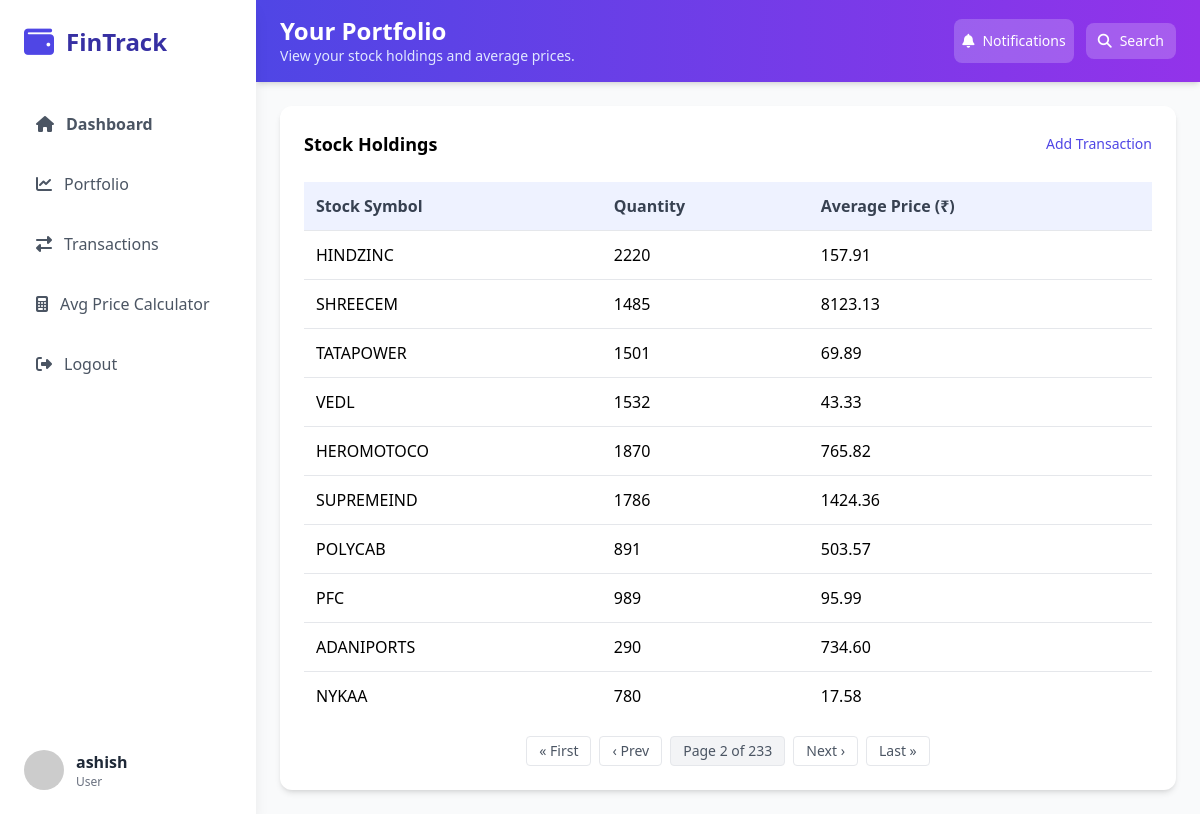
Page /portfolio/?page=2 (signed in) on the committed database.
### stocks/models.py (models this page shows, shortened)
class StockTransaction(models.Model):
    TRANSACTION_TYPES = (
        ("BUY", "Buy"),
        ("SELL", "Sell"),
    )
    user = models.ForeignKey(User, on_delete=models.CASCADE)
    stock_symbol = models.CharField(max_length=10)
    transaction_type = models.CharField(max_length=4, choices=TRANSACTION_TYPES)
    quantity = models.PositiveIntegerField()
    price_per_share = models.DecimalField(max_digits=10, decimal_places=2)
    transaction_date = models.DateTimeField(auto_now_add=True)

### stocks/views.py (the view)
# urls.py: path("portfolio/", views.portfolio, name="portfolio"),
@login_required
def portfolio(request):
    transactions = StockTransaction.objects.filter(user=request.user)
    portfolio = {}
    for trans in transactions:
        symbol = trans.stock_symbol
        if symbol not in portfolio:
            portfolio[symbol] = {"quantity": 0, "total_cost": Decimal("0.00")}
        if trans.transaction_type == "BUY":
            portfolio[symbol]["quantity"] += trans.quantity
            portfolio[symbol]["total_cost"] += trans.quantity * trans.price_per_share
        else:  # SELL
            portfolio[symbol]["quantity"] -= trans.quantity
            portfolio[symbol]["total_cost"] -= trans.quantity * trans.price_per_share
    for symbol, data in portfolio.items():
        if data["quantity"] > 0:
            data["avg_price"] = data["total_cost"] / data["quantity"]
        else:
            data["avg_price"] = Decimal("0.00")
            data["quantity"] = 0
    portfolio = {k: v for k, v in portfolio.items() if v["quantity"] > 0}
    portfolio_list = [
        {"symbol": symbol, **details} for symbol, details in portfolio.items()
    ]
    paginator = Paginator(portfolio_list, 10)
    page_number = request.GET.get("page")
    page_obj = paginator.get_page(page_number)
    return render(request, "portfolio.html", {"page_obj": page_obj})

### stocks/templates/portfolio.html (shortened to what this page needs)
{% extends 'base.html' %}
{% block header_title %}Your Portfolio{% endblock %}
{% block header_subtitle %}View your stock holdings and average prices.{% endblock %}
{% block content %}
<div class="bg-white rounded-xl shadow-md p-6">
    {% if page_obj %}
    <div class="flex justify-between items-center mb-6">
        <h3 class="font-bold text-lg">Stock Holdings</h3>
        <a href="{% url 'add_transaction' %}" class="text-indigo-600 hover:text-indigo-800 text-sm font-medium">Add Transaction</a>
    </div>
    <div class="overflow-x-auto">
        <table class="w-full">
            <thead>
                <tr class="bg-indigo-50 text-gray-700">
                    <th class="p-3 text-left">Stock Symbol</th>
                    <th class="p-3 text-left">Quantity</th>
                    <th class="p-3 text-left">Average Price (₹)</th>
                </tr>
            </thead>
            <tbody>
                {% for item in page_obj %}
                <tr class="border-t hover:bg-gray-50 transition-colors">
                    <td class="p-3">{{ item.symbol }}</td>
                    <td class="p-3">{{ item.quantity }}</td>
                    <td class="p-3">{{ item.avg_price|floatformat:2 }}</td>
                </tr>
                {% endfor %}
            </tbody>
        </table>
    </div>
    <div class="mt-4 flex justify-center items-center space-x-2 text-sm text-gray-600">
        {% if page_obj.has_previous %}
            <a href="?page=1" class="px-3 py-1 border rounded hover:bg-gray-100">« First</a>
            <a href="?page={{ page_obj.previous_page_number }}" class="px-3 py-1 border rounded hover:bg-gray-100">‹ Prev</a>
        {% endif %}
        <span class="px-3 py-1 border rounded bg-gray-100">
            Page {{ page_obj.number }} of {{ page_obj.paginator.num_pages }}
        </span>
        {% if page_obj.has_next %}
            <a href="?page={{ page_obj.next_page_number }}" class="px-3 py-1 border rounded hover:bg-gray-100">Next ›</a>
            <a href="?page={{ page_obj.paginator.num_pages }}" class="px-3 py-1 border rounded hover:bg-gray-100">Last »</a>
        {% endif %}
    </div>
    {% else %}
    <p class="text-gray-600">No stocks in your portfolio.</p>
    <a href="{% url 'add_transaction' %}" class="mt-4 inline-block bg-indigo-600 text-white px-4 py-3 rounded-lg hover:bg-indigo-700">Add Transaction</a>
    {% endif %}
</div>
{% endblock %}

### stocks/templates/base.html (shortened to what this page needs)
{% load static %}
<!DOCTYPE html>
<html lang="en">
<head>
    <script src="https://cdn.tailwindcss.com"></script>
    <link rel="stylesheet" href="https://cdnjs.cloudflare.com/ajax/libs/font-awesome/6.4.0/css/all.min.css">
    <link rel="stylesheet" href="{% static 'css/styles.css' %}">
</head>
<body class="bg-gray-50 font-sans">
    <div id="sidebar" class="sidebar fixed h-screen w-64 bg-white shadow-lg z-40 md:block">
        <div class="p-6">
            <div class="flex items-center mb-10">
                <i class="fas fa-wallet text-indigo-600 text-3xl mr-3"></i>
                <h1 class="text-2xl font-bold text-indigo-800">FinTrack</h1>
            </div>
            <nav>
                <ul class="space-y-3">
                    {% for link in request.sidebar_nav_links %}
                    <li>
                        <a href="{{ link.url }}" class="flex items-center p-3 rounded-lg {% if link.is_active %}bg-indigo-50 text-indigo-600{% else %}text-gray-600 hover:bg-indigo-50 hover:text-indigo-600{% endif %} {% if link.font_semibold %}font-semibold{% endif %}">
                            <i class="fas {{ link.icon }} mr-3"></i>
                            {{ link.name }}
                        </a>
                    </li>
                    {% endfor %}
                </ul>
            </nav>
        </div>
        {% if request.sidebar_user %}
        <div class="absolute bottom-0 w-full p-6">
            <div class="flex items-center">
                <img src="https://randomuser.me/api/portraits/women/44.jpg" class="w-10 h-10 rounded-full mr-3" alt="User">
                <div>
                    <p class="font-semibold text-gray-800">{{ request.sidebar_user.username }}</p>
                    <p class="text-xs text-gray-500">{{ request.sidebar_user.is_staff|yesno:"Admin,User" }}
                </div>
            </div>
        </div>
        {% endif %}
    </div>
    <div class="md:ml-64 min-h-screen main-content">
        <header class="bg-gradient-to-r from-indigo-600 to-purple-600 text-white px-6 py-4 shadow-md">
            <div class="flex flex-col md:flex-row justify-between items-start md:items-center gap-4">
                <div>
                    <h2 class="text-2xl font-bold leading-tight">{% block header_title %}Dashboard{% endblock %}</h2>
                    <p class="text-indigo-100 text-sm">{% block header_subtitle %}Welcome back! Here's your financial overview.{% endblock %}</p>
                </div>
                <div class="flex items-center gap-3">
                    <button class="flex items-center gap-2 px-2 py-3 bg-white bg-white/20 hover:bg-white/30 hover:bg-blue-700 rounded-lg transition text-sm">
                        <i class="fas fa-bell"></i>
                        <span class="hidden md:inline">Notifications</span>
                    </button>
                    <button class="flex items-center gap-2 px-3 py-2 bg-white/20 hover:bg-white/30 hover:bg-blue-600 rounded-lg transition text-sm">
                        <i class="fas fa-search"></i>
                        <span class="hidden md:inline">Search</span>
                    </button>
                </div>
            </div>
        </header>
        <div class="p-6">
            {% block content %}
            {% endblock %}
        </div>
    </div>
</body>
</html>

### stocks/static/css/styles.css (style rules this page uses)
body { font-family: Arial, sans-serif; }
.sidebar { transition: all 0.3s ease; }
button { transition: background-color 0.3s, transform 0.3s; }

### rows in the picture
StockTransaction: symbol "HINDZINC"
StockTransaction: symbol "SHREECEM"
StockTransaction: symbol "TATAPOWER"
StockTransaction: symbol "VEDL"
StockTransaction: symbol "HEROMOTOCO"
StockTransaction: symbol "SUPREMEIND"
StockTransaction: symbol "POLYCAB"
StockTransaction: symbol "PFC"
StockTransaction: symbol "ADANIPORTS"
StockTransaction: symbol "NYKAA"

### other values in the picture
{{ link.name }} "Dashboard" "Portfolio" "Transactions" "Avg Price Calculator" "Logout"
{{ request.sidebar_user.username }} "ashish"
{{ request.sidebar_user.is_staff|yesno:"Admin,User" }} "User"
{{ item.quantity }} "2220" "1485" "1501" "1532" "1870" "1786" "891" "989" "290" "780"
{{ item.avg_price|floatformat:2 }} "157.91" "8123.13" "69.89" "43.33" "765.82" "1424.36" "503.57" "95.99" "734.60" "17.58"
{{ page_obj.number }} "2"
{{ page_obj.paginator.num_pages }} "233"
